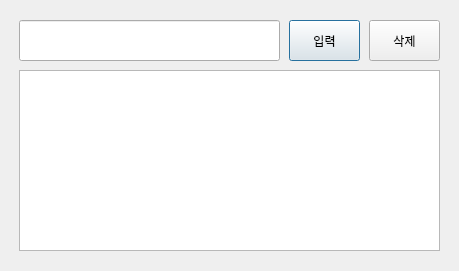
<?xml version="1.0" encoding="UTF-8"?>
<ui version="4.0">
 <class>Dialog</class>
 <widget class="QDialog" name="Dialog">
  <property name="geometry">
   <rect>
    <x>0</x>
    <y>0</y>
    <width>459</width>
    <height>271</height>
   </rect>
  </property>
  <property name="windowTitle">
   <string>Dialog</string>
  </property>
  <widget class="QPushButton" name="pushButton">
   <property name="geometry">
    <rect>
     <x>289</x>
     <y>20</y>
     <width>71</width>
     <height>41</height>
    </rect>
   </property>
   <property name="text">
    <string>입력</string>
   </property>
  </widget>
  <widget class="QPushButton" name="pushButton_2">
   <property name="geometry">
    <rect>
     <x>369</x>
     <y>20</y>
     <width>71</width>
     <height>41</height>
    </rect>
   </property>
   <property name="text">
    <string>삭제</string>
   </property>
  </widget>
  <widget class="QLineEdit" name="lineEdit">
   <property name="geometry">
    <rect>
     <x>19</x>
     <y>20</y>
     <width>261</width>
     <height>41</height>
    </rect>
   </property>
  </widget>
  <widget class="QTextBrowser" name="textBrowser">
   <property name="geometry">
    <rect>
     <x>19</x>
     <y>70</y>
     <width>421</width>
     <height>181</height>
    </rect>
   </property>
  </widget>
 </widget>
 <resources/>
 <connections/>
</ui>
